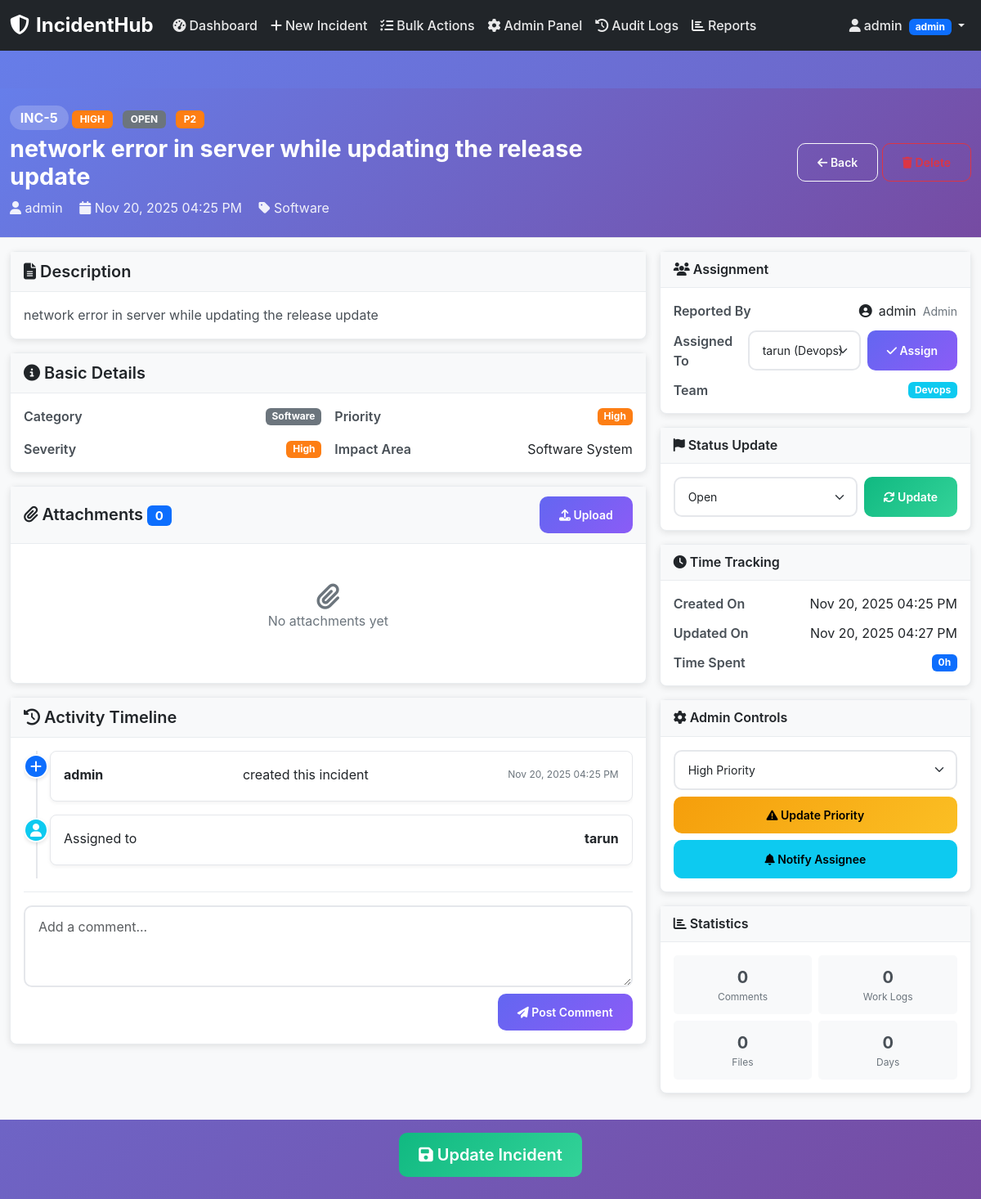
Before: /incident/5 (signed in) with the older database file.
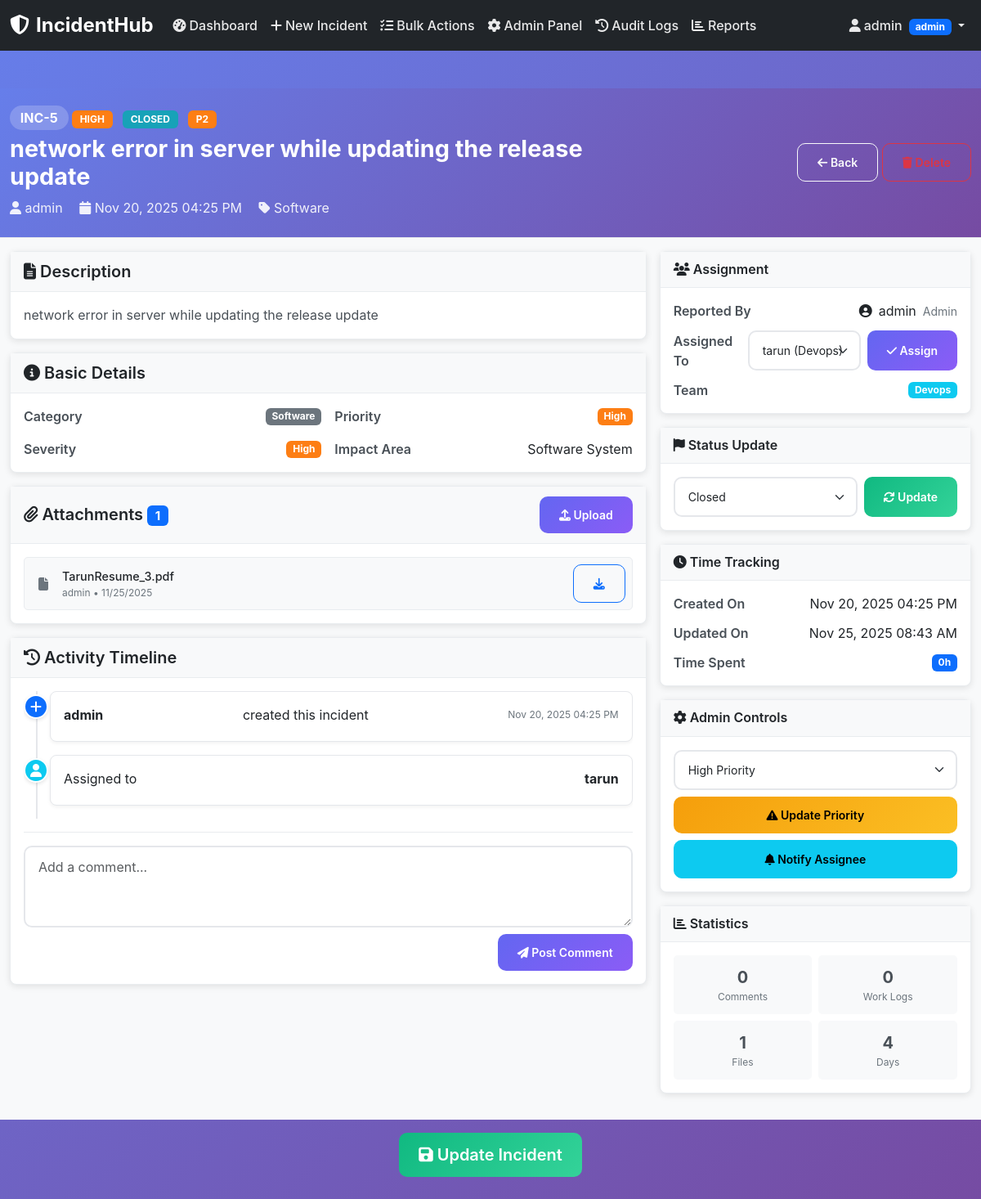
After: the same page with the newer database file.
### app.py (models this page shows, shortened)
class Incident(db.Model):
    id = db.Column(db.Integer, primary_key=True)
    title = db.Column(db.String(200), nullable=False)
    description = db.Column(db.Text, nullable=False)
    priority = db.Column(db.String(20), nullable=False)
    severity = db.Column(db.String(20), nullable=False)
    status = db.Column(db.String(20), nullable=False, default='open')
    category = db.Column(db.String(50), nullable=False)
    created_by = db.Column(db.Integer, db.ForeignKey('user.id'), nullable=False)
    assigned_to = db.Column(db.Integer, db.ForeignKey('user.id'))
    created_at = db.Column(db.DateTime, default=datetime.utcnow)
    updated_at = db.Column(db.DateTime, default=datetime.utcnow, onupdate=datetime.utcnow)
    resolved_at = db.Column(db.DateTime)
    is_deleted = db.Column(db.Boolean, default=False)
    creator = db.relationship('User', foreign_keys=[created_by], backref='created_incidents')
    assignee = db.relationship('User', foreign_keys=[assigned_to], backref='assigned_incidents')

class User(db.Model):
    id = db.Column(db.Integer, primary_key=True)
    username = db.Column(db.String(80), unique=True, nullable=False)
    email = db.Column(db.String(120), unique=True, nullable=False)
    role = db.Column(db.String(20), nullable=False, default='reporter')
    specialization = db.Column(db.String(50))
    password_hash = db.Column(db.String(255), nullable=False)
    created_at = db.Column(db.DateTime, default=datetime.utcnow)
    is_active = db.Column(db.Boolean, default=True)
    permissions = db.Column(db.Text)

class Attachment(db.Model):
    id = db.Column(db.Integer, primary_key=True)
    incident_id = db.Column(db.Integer, db.ForeignKey('incident.id'), nullable=False)
    filename = db.Column(db.String(255), nullable=False)
    filepath = db.Column(db.String(500), nullable=False)
    uploaded_by = db.Column(db.Integer, db.ForeignKey('user.id'), nullable=False)
    uploaded_at = db.Column(db.DateTime, default=datetime.utcnow)
    file_size = db.Column(db.Integer)
    incident = db.relationship('Incident', backref='attachments')
    uploader = db.relationship('User', backref='uploads')

### app.py (the view)
@app.route('/incident/<int:id>')
@login_required
def view_incident(id):
    incident = Incident.query.filter_by(id=id, is_deleted=False).first_or_404()
    user = User.query.get(session['user_id'])
    if user.role == 'reporter' and incident.created_by != user.id:
        flash('Permission denied', 'error')
        return redirect('/dashboard')
    elif user.role == 'engineer' and incident.assigned_to != user.id and incident.created_by != user.id:
        flash('Permission denied', 'error')
        return redirect('/dashboard')
    users = User.query.filter_by(is_active=True).all()
    comments = Comment.query.filter_by(incident_id=id).order_by(Comment.created_at.asc()).all()
    work_logs = WorkLog.query.filter_by(incident_id=id).order_by(WorkLog.logged_at.desc()).all()
    attachments = Attachment.query.filter_by(incident_id=id).order_by(Attachment.uploaded_at.desc()).all()
    return render_template('incident_detail.html', incident=incident, users=users, comments=comments, work_logs=work_logs, attachments=attachments)

### app.py (called while the page is built)
def login_required(f):
    @wraps(f)
    def decorated_function(*args, **kwargs):
        if 'user_id' not in session:
            return redirect('/login')
        return f(*args, **kwargs)
    return decorated_function

### templates/incident_detail.html (shortened to what the changed rows need)
{% extends "base.html" %}
{% block content %}
<div class="container-fluid p-0">
    <div class="incident-header">
        <div class="container-fluid">
            <div class="row align-items-center">
                <div class="col-md-8">
                    <div class="header-content">
                        <div class="incident-meta">
                            <span class="incident-id">INC-{{ incident.id }}</span>
                            <span class="badge severity-{{ incident.severity }}">{{ incident.severity.upper() }}</span>
                            <span class="badge status-{{ incident.status }}">{{ incident.status.replace('_', ' ').upper() }}</span>
                            <span class="badge priority-{{ incident.priority }}">P{{ {'low': '4', 'medium': '3', 'high': '2', 'critical': '1'}[incident.priority] }}</span>
                        </div>
                        <h1 class="incident-title">{{ incident.title }}</h1>
                        <div class="incident-info">
                            <span><i class="fas fa-user"></i> {{ incident.creator.username }}</span>
                            <span><i class="fas fa-calendar"></i> {{ incident.created_at.strftime('%b %d, %Y %I:%M %p') }}</span>
                            <span><i class="fas fa-tag"></i> {{ incident.category.title() }}</span>
                        </div>
                    </div>
                </div>
            </div>
        </div>
    </div>
    <div class="incident-body">
        <div class="container-fluid">
            <div class="row g-3">
                <div class="col-lg-8">
                    <div class="section-card">
                        <div class="section-content">
                            <div class="description-text">{{ incident.description | replace('\n', '<br>') | safe }}</div>
                        </div>
                    </div>
                    <div class="section-card">
                        <div class="section-content">
                            <div class="details-grid">
                                <div class="detail-item">
                                    <label>Category</label>
                                    <span class="badge bg-secondary">{{ incident.category.title() }}</span>
                                </div>
                                <div class="detail-item">
                                    <label>Priority</label>
                                    <span class="badge priority-{{ incident.priority }}">{{ incident.priority.title() }}</span>
                                </div>
                                <div class="detail-item">
                                    <label>Severity</label>
                                    <span class="badge severity-{{ incident.severity }}">{{ incident.severity.title() }}</span>
                                </div>
                                <div class="detail-item">
                                    <label>Impact Area</label>
                                    <span>{{ incident.category.title() }} System</span>
                                </div>
                            </div>
                        </div>
                    </div>
                    <div class="section-card">
                        <div class="section-header">
                            <h5><i class="fas fa-paperclip"></i> Attachments <span class="badge bg-primary">{{ attachments|length }}</span></h5>
                        </div>
                        <div class="section-content">
                            {% if attachments %}
                            <div class="attachments-grid">
                                {% for attachment in attachments %}
                                <div class="attachment-card">
                                    <div class="attachment-icon">
                                        <i class="fas fa-file"></i>
                                    </div>
                                    <div class="attachment-info">
                                        <div class="attachment-name">{{ attachment.filename }}</div>
                                        <div class="attachment-meta">{{ attachment.uploader.username }} • {{ attachment.uploaded_at.strftime('%m/%d/%Y') }}</div>
                                    </div>
                                    <div class="attachment-actions">
                                        <a href="/attachment/{{ attachment.id }}" class="btn btn-sm btn-outline-primary">
                                            <i class="fas fa-download"></i>
                                        </a>
                                    </div>
                                </div>
                                {% endfor %}
                            </div>
                            {% else %}
                            <div class="empty-state">
                                <i class="fas fa-paperclip fa-2x"></i>
                                <p>No attachments yet</p>
                            </div>
                            {% endif %}
                        </div>
                    </div>
                    <div class="section-card">
                        <div class="section-content">
                            <div class="timeline">
                                <div class="timeline-item">
                                    <div class="timeline-content">
                                        <div class="timeline-header">
                                            <strong>{{ incident.creator.username }}</strong> created this incident
                                            <span class="timeline-time">{{ incident.created_at.strftime('%b %d, %Y %I:%M %p') }}</span>
                                        </div>
                                    </div>
                                </div>
                                {% set all_activities = [] %}
                                {% for comment in comments %}
                                    {% set _ = all_activities.append(('comment', comment, comment.created_at)) %}
                                {% endfor %}
                                {% for log in work_logs %}
                                    {% set _ = all_activities.append(('work_log', log, log.logged_at)) %}
                                {% endfor %}
                                {% set sorted_activities = all_activities | sort(attribute=2) %}
                            </div>
                        </div>
                    </div>
                </div>
                <div class="col-lg-4">
                    <div class="section-card">
                        <div class="section-content">
                            <div class="assignment-item">
                                {% if session.role in ['admin', 'manager'] or incident.created_by == session.user_id %}
                                <div class="assign-controls">
                                    <select class="form-select form-select-sm" id="assigneeSelect">
                                        {% for user in users %}
                                            {% if user.role == 'engineer' %}
                                            <option value="{{ user.id }}" {% if incident.assigned_to == user.id %}selected{% endif %}>
                                                {{ user.username }}{% if user.specialization %} ({{ user.specialization.title() }}){% endif %}
                                            </option>
                                            {% endif %}
                                        {% endfor %}
                                    </select>
                                    <button class="btn btn-primary btn-sm" onclick="assignIncident({{ incident.id }})">
                                        <i class="fas fa-check"></i> Assign
                                    </button>
                                </div>
                                {% endif %}
                            </div>
                        </div>
                    </div>
                    <div class="section-card">
                        <div class="section-content">
                            {% if session.role in ['admin', 'manager'] or (session.role == 'engineer' and incident.assigned_to == session.user_id) %}
                            <div class="status-controls">
                                <select class="form-select form-select-sm" id="statusSelect">
                                    <option value="open" {% if incident.status == 'open' %}selected{% endif %}>Open</option>
                                    {% if session.role in ['admin', 'manager'] %}
                                    <option value="closed" {% if incident.status == 'closed' %}selected{% endif %}>Closed</option>
                                    {% endif %}
                                </select>
                                <button class="btn btn-success btn-sm" onclick="updateStatus({{ incident.id }})">
                                    <i class="fas fa-sync"></i> Update
                                </button>
                            </div>
                            {% else %}
                            <div class="current-status">
                                <span class="badge status-{{ incident.status }} fs-6">{{ incident.status.replace('_', ' ').title() }}</span>
                            </div>
                            {% endif %}
                        </div>
                    </div>
                    <div class="section-card">
                        <div class="section-content">
                            <div class="time-item">
                                <label>Created On</label>
                                <span>{{ incident.created_at.strftime('%b %d, %Y %I:%M %p') }}</span>
                            </div>
                            <div class="time-item">
                                <label>Updated On</label>
                                <span>{{ incident.updated_at.strftime('%b %d, %Y %I:%M %p') }}</span>
                            </div>
                        </div>
                    </div>
                    {% if session.role in ['admin', 'manager'] %}
                    <div class="section-card">
                        <div class="section-header">
                            <h6><i class="fas fa-cog"></i> Admin Controls</h6>
                        </div>
                        <div class="section-content">
                            <div class="admin-controls">
                                <select class="form-select form-select-sm mb-2" id="prioritySelect">
                                    <option value="high" {% if incident.priority == 'high' %}selected{% endif %}>High Priority</option>
                                </select>
                                <button class="btn btn-warning btn-sm w-100 mb-2" onclick="updatePriority({{ incident.id }})">
                                    <i class="fas fa-exclamation-triangle"></i> Update Priority
                                </button>
                                <button class="btn btn-info btn-sm w-100" onclick="sendNotification({{ incident.id }})">
                                    <i class="fas fa-bell"></i> Notify Assignee
                                </button>
                            </div>
                        </div>
                    </div>
                    {% endif %}
                    <div class="section-card">
                        <div class="section-content">
                            <div class="stats-grid">
                                <div class="stat-box">
                                    <div class="stat-number">{{ attachments|length }}</div>
                                    <div class="stat-label">Files</div>
                                </div>
                                <div class="stat-box">
                                    <div class="stat-number">
                                        {% set days_open = (incident.resolved_at or incident.updated_at) - incident.created_at %}
                                        {{ days_open.days }}
                                    </div>
                                    <div class="stat-label">Days</div>
                                </div>
                            </div>
                        </div>
                    </div>
                </div>
            </div>
        </div>
    </div>
</div>
{% endblock %}

Changed rows visible on the page:
changed Incident "network error in server while updating the release update": status.replace "OPEN" → "CLOSED"; status "Open" → "Closed"; updated_at "Nov 20, 2025 04:27 PM" → "Nov 25, 2025 08:43 AM"
added Attachment: filename "TarunResume_3.pdf", uploader.username "admin", uploaded_at "11/25/2025"
Other visible differences:
{{ attachments|length }}: "0" → "1"
{{ days_open.days }}: "0" → "4"
text no longer shown: "No attachments yet"
